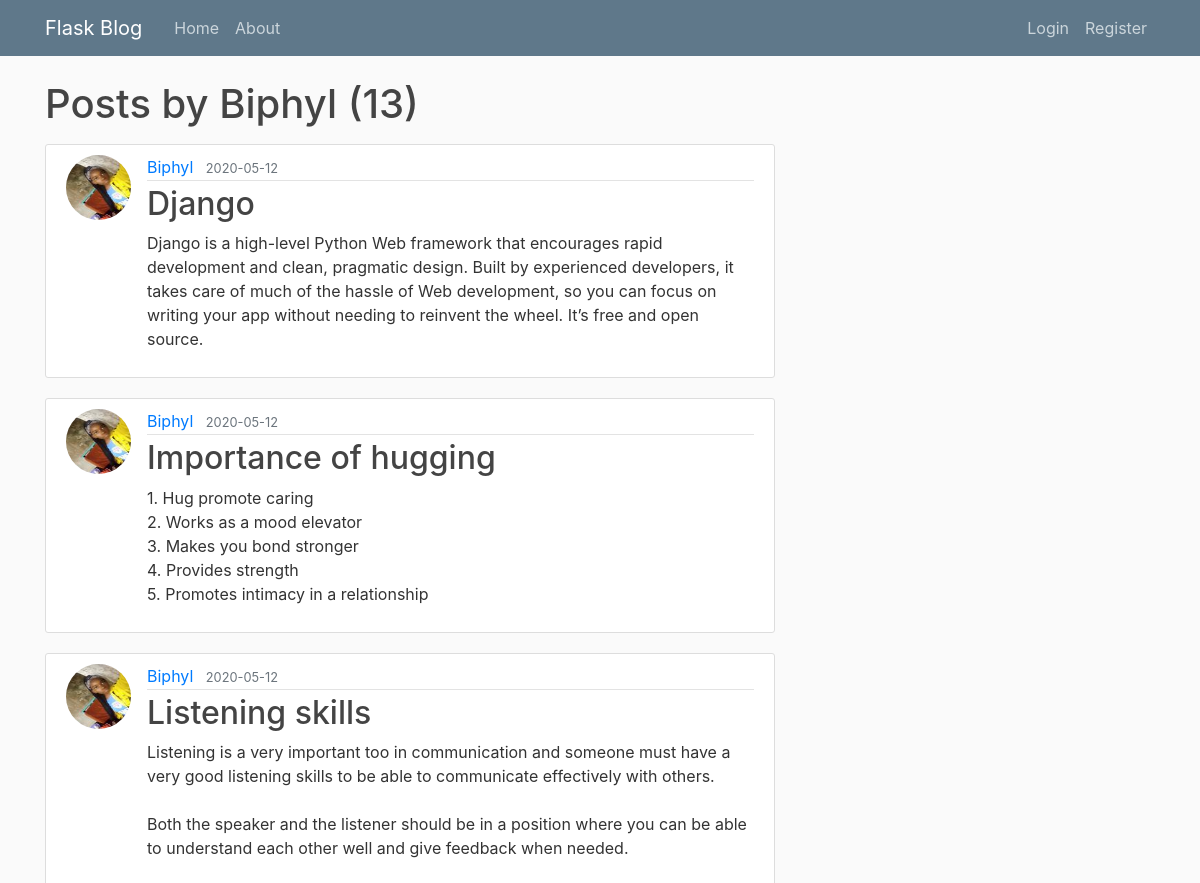
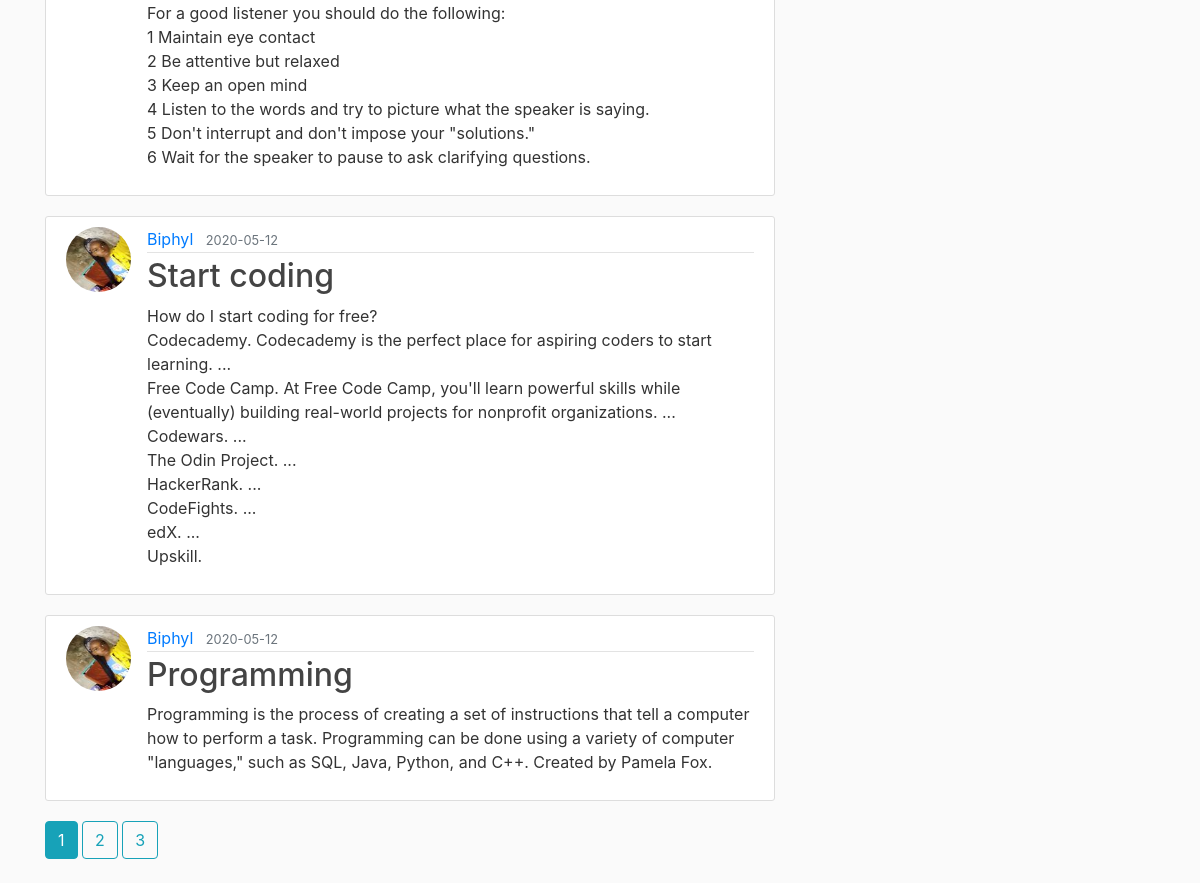
/user/Biphyl, run on an earlier commit of the app's database (2 pictures, top to bottom).
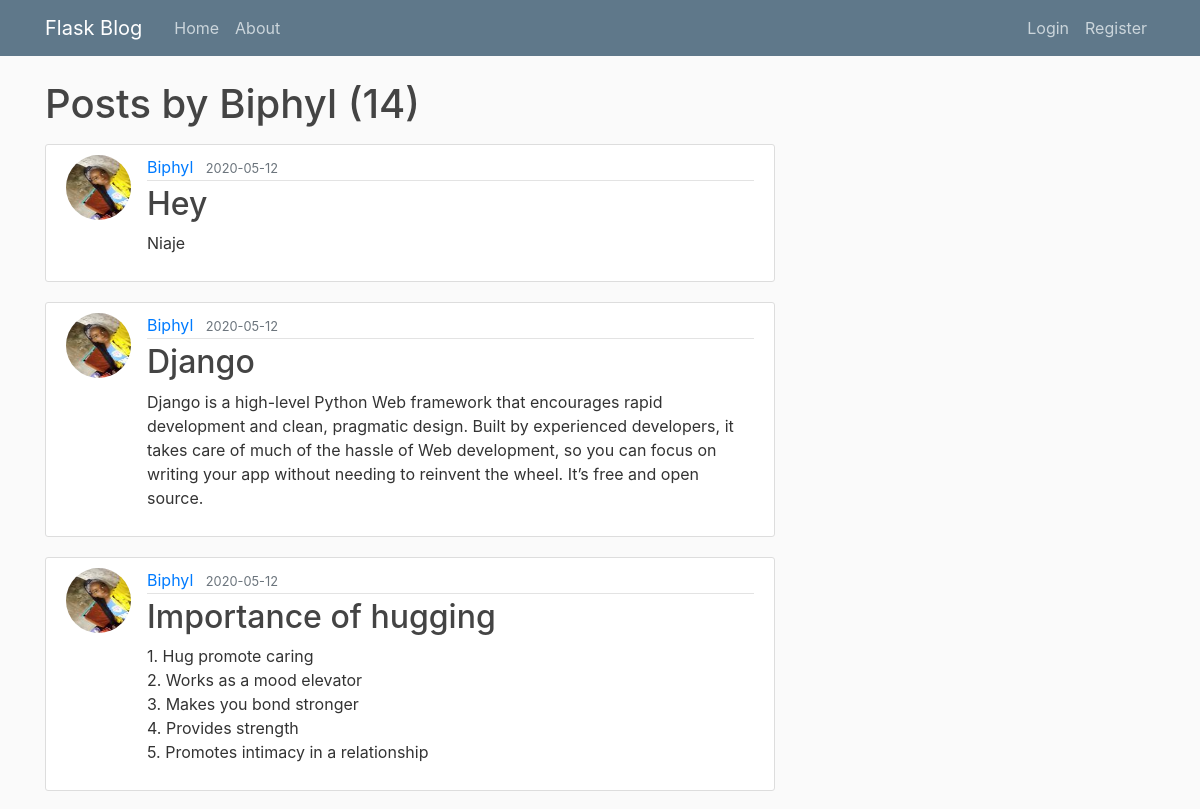
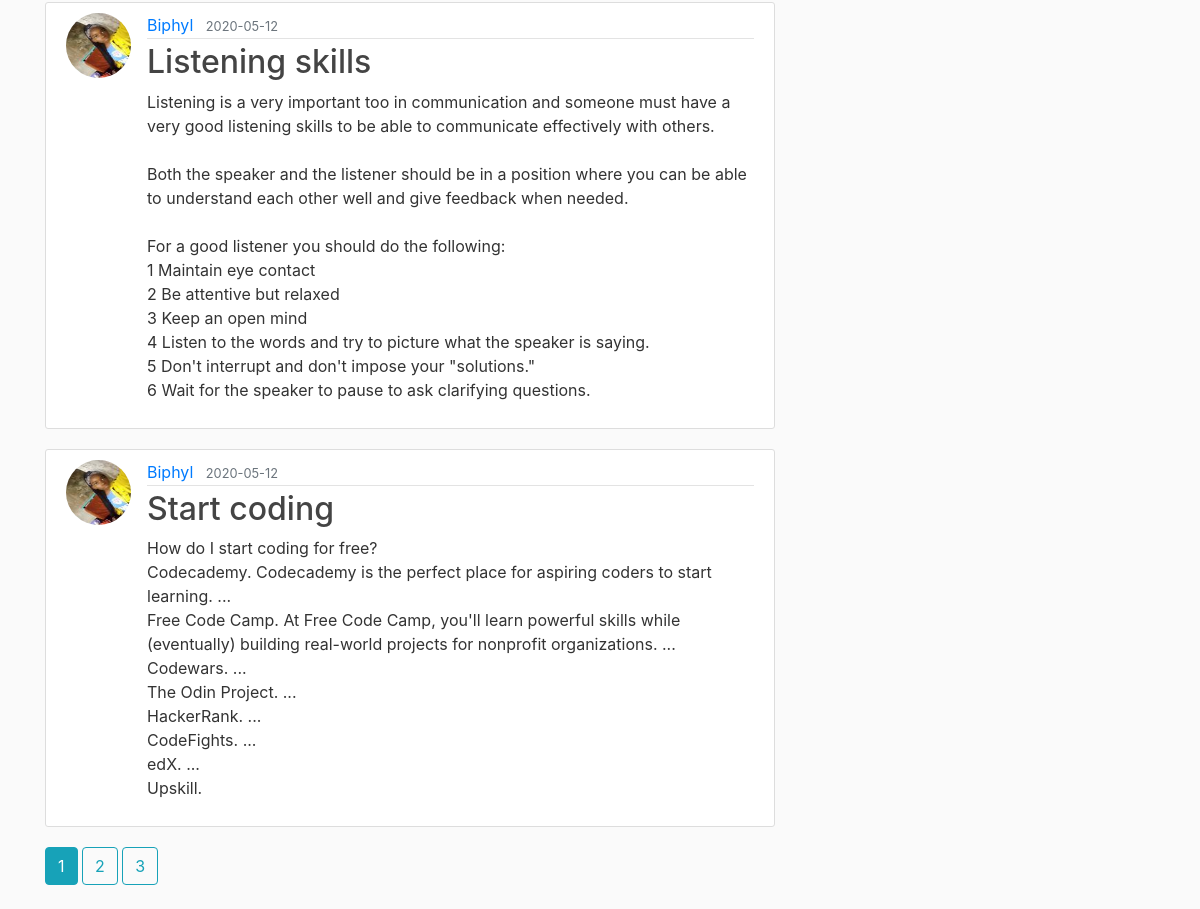
And on a later commit of the database (2 pictures, top to bottom).
### blog/models.py (models this page shows, shortened)
class Post(db.Model):
    id = db.Column(db.Integer, primary_key=True)
    title = db.Column(db.String(100), nullable=False)
    date_posted = db.Column(db.DateTime, nullable=False, default=datetime.utcnow)
    content = db.Column(db.Text, nullable=False)
    user_id = db.Column(db.Integer, db.ForeignKey('user.id'), nullable=False)

class User(db.Model, UserMixin):
    id = db.Column(db.Integer, primary_key=True)
    username = db.Column(db.String(20), unique=True, nullable=False)
    email = db.Column(db.String(120), unique=True, nullable=False)
    image_file = db.Column(db.String(20), nullable=False, default='default.jpg')
    password = db.Column(db.String(60), nullable=False)
    posts = db.relationship('Post', backref='author', lazy=True)

### blog/users/routes.py (the view)
@users.route("/user/<string:username>")
def user_posts(username):
    page = request.args.get('page', 1, type=int)
    user = User.query.filter_by(username=username).first_or_404()
    posts = Post.query.filter_by(author=user)\
        .order_by(Post.date_posted.desc())\
        .paginate(page=page, per_page=5)
    return render_template('user_posts.html', posts=posts, user=user)

### blog/templates/user_posts.html
{% extends "layout.html" %}
{% block content %}
    <h1 class="mb-3">Posts by {{ user.username }} ({{ posts.total }})</h1>
    {% for post in posts.items %}
        <article class="media content-section">
          <img class="rounded-circle article-img" src="{{ url_for('static', filename='profile_pics/' + post.author.image_file) }}">
          <div class="media-body">
            <div class="article-metadata">
              <a class="mr-2" href="{{ url_for('users.user_posts', username=post.author.username) }}">{{ post.author.username }}</a>
              <small class="text-muted">{{ post.date_posted.strftime('%Y-%m-%d') }}</small>
            </div>
            <h2><a class="article-title" href="{{ url_for('posts.post', post_id=post.id) }}">{{ post.title }}</a></h2>
            <p class="article-content">{{ post.content }}</p>
          </div>
        </article>
    {% endfor %}
    {% for page_num in posts.iter_pages(left_edge=1, right_edge=1, left_current=1, right_current=2) %}
      {% if page_num %}
        {% if posts.page == page_num %}
          <a class="btn btn-info mb-4" href="{{ url_for('users.user_posts', username=user.username, page=page_num) }}">{{ page_num }}</a>
        {% else %}
          <a class="btn btn-outline-info mb-4" href="{{ url_for('users.user_posts', username=user.username, page=page_num) }}">{{ page_num }}</a>
        {% endif %}
      {% else %}
        ...
      {% endif %}
    {% endfor %}
{% endblock content %}

What changed in the data, as far as the page shows it:
no longer on this page (row unchanged): Post: image_file (picture), author.username "Biphyl", date_posted "2020-05-12", title "Programming", content "Programming is the process of creating a set of instructions that tell a computer how to perform a task. Programming can be done using a variety of computer \"languages,\" such as SQL, Java, Python, and C++. Created by Pamela Fox."
added Post: image_file (picture), author.username "Biphyl", date_posted "2020-05-12", title "Hey", content "Niaje"
Also different on the page:
{{ posts.total }}: "13" → "14"
